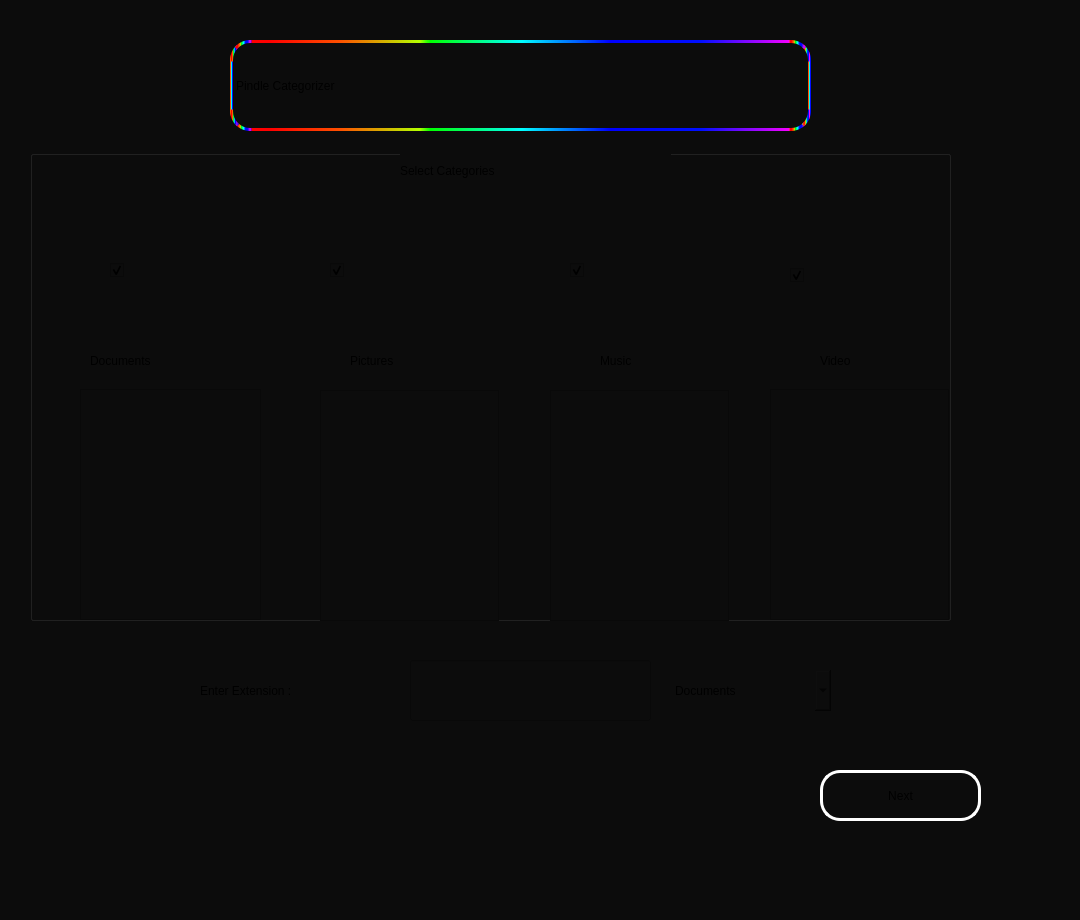
<?xml version="1.0" encoding="UTF-8"?>
<ui version="4.0">
 <class>MainWindow</class>
 <widget class="QMainWindow" name="MainWindow">
  <property name="windowModality">
   <enum>Qt::ApplicationModal</enum>
  </property>
  <property name="geometry">
   <rect>
    <x>0</x>
    <y>0</y>
    <width>1080</width>
    <height>920</height>
   </rect>
  </property>
  <property name="sizePolicy">
   <sizepolicy hsizetype="Fixed" vsizetype="Fixed">
    <horstretch>0</horstretch>
    <verstretch>0</verstretch>
   </sizepolicy>
  </property>
  <property name="minimumSize">
   <size>
    <width>0</width>
    <height>0</height>
   </size>
  </property>
  <property name="maximumSize">
   <size>
    <width>16777212</width>
    <height>16777215</height>
   </size>
  </property>
  <property name="font">
   <font>
    <family>Quicksand Medium</family>
    <pointsize>13</pointsize>
    <weight>50</weight>
    <italic>false</italic>
    <bold>false</bold>
    <kerning>false</kerning>
   </font>
  </property>
  <property name="focusPolicy">
   <enum>Qt::NoFocus</enum>
  </property>
  <property name="windowTitle">
   <string>Categorization</string>
  </property>
  <property name="windowOpacity">
   <double>1.000000000000000</double>
  </property>
  <property name="layoutDirection">
   <enum>Qt::LeftToRight</enum>
  </property>
  <property name="autoFillBackground">
   <bool>false</bool>
  </property>
  <property name="styleSheet">
   <string notr="true">background-color: rgb(12,12,12);
</string>
  </property>
  <property name="iconSize">
   <size>
    <width>50</width>
    <height>50</height>
   </size>
  </property>
  <property name="toolButtonStyle">
   <enum>Qt::ToolButtonTextOnly</enum>
  </property>
  <property name="tabShape">
   <enum>QTabWidget::Rounded</enum>
  </property>
  <property name="dockNestingEnabled">
   <bool>false</bool>
  </property>
  <widget class="QWidget" name="centralwidget">
   <property name="sizePolicy">
    <sizepolicy hsizetype="Maximum" vsizetype="Maximum">
     <horstretch>0</horstretch>
     <verstretch>0</verstretch>
    </sizepolicy>
   </property>
   <property name="font">
    <font>
     <family>Cantarell</family>
     <pointsize>11</pointsize>
     <weight>50</weight>
     <bold>false</bold>
    </font>
   </property>
   <property name="contextMenuPolicy">
    <enum>Qt::DefaultContextMenu</enum>
   </property>
   <property name="autoFillBackground">
    <bool>false</bool>
   </property>
   <property name="styleSheet">
    <string notr="true"/>
   </property>
   <property name="inputMethodHints">
    <set>Qt::ImhDate</set>
   </property>
   <widget class="QLabel" name="label">
    <property name="geometry">
     <rect>
      <x>230</x>
      <y>40</y>
      <width>581</width>
      <height>91</height>
     </rect>
    </property>
    <property name="styleSheet">
     <string notr="true">font: 75 45pt &quot;Quicksand&quot;;
border-radius:20px;
border:3px solid qlineargradient(spread:reflect, x1:0, y1:0, x2:1, y2:0, stop:0.0379147 rgba(255, 0, 0, 255), stop:0.166 rgba(255, 80, 0, 255), stop:0.312796 rgba(181, 255, 0, 255), stop:0.333 rgba(0, 255, 0, 255), stop:0.50237 rgba(0, 255, 255, 255), stop:0.666 rgba(0, 0, 255, 255), stop:0.833 rgba(0, 15, 255, 255), stop:1 rgba(252, 0, 255, 255)); </string>
    </property>
    <property name="text">
     <string>Pindle Categorizer</string>
    </property>
   </widget>
   <widget class="QGroupBox" name="groupBox_2">
    <property name="geometry">
     <rect>
      <x>30</x>
      <y>150</y>
      <width>921</width>
      <height>471</height>
     </rect>
    </property>
    <property name="styleSheet">
     <string notr="true">font: 75 20pt &quot;Quicksand&quot;;</string>
    </property>
    <property name="title">
     <string/>
    </property>
    <property name="alignment">
     <set>Qt::AlignCenter</set>
    </property>
    <widget class="QCheckBox" name="Documents">
     <property name="geometry">
      <rect>
       <x>80</x>
       <y>60</y>
       <width>111</width>
       <height>121</height>
      </rect>
     </property>
     <property name="styleSheet">
      <string notr="true">image: url(:/images/icons/document.png);</string>
     </property>
     <property name="text">
      <string/>
     </property>
     <property name="icon">
      <iconset>
       <normaloff>categorization pics/document.png</normaloff>categorization pics/document.png</iconset>
     </property>
     <property name="iconSize">
      <size>
       <width>110</width>
       <height>110</height>
      </size>
     </property>
     <property name="checked">
      <bool>true</bool>
     </property>
    </widget>
    <widget class="QCheckBox" name="Pictures">
     <property name="geometry">
      <rect>
       <x>300</x>
       <y>70</y>
       <width>141</width>
       <height>101</height>
      </rect>
     </property>
     <property name="styleSheet">
      <string notr="true">image: url(:/images/icons/picture.png);</string>
     </property>
     <property name="text">
      <string/>
     </property>
     <property name="icon">
      <iconset>
       <normaloff>categorization pics/picture.png</normaloff>categorization pics/picture.png</iconset>
     </property>
     <property name="iconSize">
      <size>
       <width>100</width>
       <height>100</height>
      </size>
     </property>
     <property name="checked">
      <bool>true</bool>
     </property>
    </widget>
    <widget class="QCheckBox" name="Musics">
     <property name="geometry">
      <rect>
       <x>540</x>
       <y>70</y>
       <width>131</width>
       <height>101</height>
      </rect>
     </property>
     <property name="styleSheet">
      <string notr="true">image: url(:/images/icons/music.png);</string>
     </property>
     <property name="text">
      <string/>
     </property>
     <property name="icon">
      <iconset>
       <normaloff>categorization pics/music.png</normaloff>categorization pics/music.png</iconset>
     </property>
     <property name="iconSize">
      <size>
       <width>100</width>
       <height>100</height>
      </size>
     </property>
     <property name="checked">
      <bool>true</bool>
     </property>
    </widget>
    <widget class="QCheckBox" name="Videos">
     <property name="geometry">
      <rect>
       <x>760</x>
       <y>70</y>
       <width>141</width>
       <height>111</height>
      </rect>
     </property>
     <property name="sizePolicy">
      <sizepolicy hsizetype="Maximum" vsizetype="Fixed">
       <horstretch>0</horstretch>
       <verstretch>0</verstretch>
      </sizepolicy>
     </property>
     <property name="styleSheet">
      <string notr="true">image: url(:/images/icons/videos.png);</string>
     </property>
     <property name="text">
      <string/>
     </property>
     <property name="icon">
      <iconset>
       <normaloff>categorization pics/videos.png</normaloff>categorization pics/videos.png</iconset>
     </property>
     <property name="iconSize">
      <size>
       <width>100</width>
       <height>100</height>
      </size>
     </property>
     <property name="checked">
      <bool>true</bool>
     </property>
    </widget>
    <widget class="QLabel" name="label_2">
     <property name="geometry">
      <rect>
       <x>60</x>
       <y>200</y>
       <width>161</width>
       <height>21</height>
      </rect>
     </property>
     <property name="styleSheet">
      <string notr="true"/>
     </property>
     <property name="text">
      <string>Documents</string>
     </property>
    </widget>
    <widget class="QLabel" name="label_3">
     <property name="geometry">
      <rect>
       <x>320</x>
       <y>200</y>
       <width>111</width>
       <height>21</height>
      </rect>
     </property>
     <property name="text">
      <string>Pictures</string>
     </property>
    </widget>
    <widget class="QLabel" name="label_4">
     <property name="geometry">
      <rect>
       <x>570</x>
       <y>200</y>
       <width>81</width>
       <height>21</height>
      </rect>
     </property>
     <property name="text">
      <string>Music</string>
     </property>
    </widget>
    <widget class="QLabel" name="label_5">
     <property name="geometry">
      <rect>
       <x>790</x>
       <y>200</y>
       <width>81</width>
       <height>21</height>
      </rect>
     </property>
     <property name="text">
      <string>Video</string>
     </property>
    </widget>
    <widget class="QLabel" name="label_6">
     <property name="geometry">
      <rect>
       <x>370</x>
       <y>0</y>
       <width>271</width>
       <height>41</height>
      </rect>
     </property>
     <property name="text">
      <string>Select Categories</string>
     </property>
    </widget>
    <widget class="QScrollArea" name="Pictures_S">
     <property name="geometry">
      <rect>
       <x>290</x>
       <y>240</y>
       <width>179</width>
       <height>231</height>
      </rect>
     </property>
     <property name="sizePolicy">
      <sizepolicy hsizetype="Preferred" vsizetype="Preferred">
       <horstretch>0</horstretch>
       <verstretch>0</verstretch>
      </sizepolicy>
     </property>
     <property name="verticalScrollBarPolicy">
      <enum>Qt::ScrollBarAsNeeded</enum>
     </property>
     <property name="horizontalScrollBarPolicy">
      <enum>Qt::ScrollBarAsNeeded</enum>
     </property>
     <property name="sizeAdjustPolicy">
      <enum>QAbstractScrollArea::AdjustToContents</enum>
     </property>
     <property name="widgetResizable">
      <bool>true</bool>
     </property>
     <property name="alignment">
      <set>Qt::AlignLeading|Qt::AlignLeft|Qt::AlignTop</set>
     </property>
     <widget class="QWidget" name="scrollAreaWidgetContents_2">
      <property name="geometry">
       <rect>
        <x>0</x>
        <y>0</y>
        <width>177</width>
        <height>229</height>
       </rect>
      </property>
      <layout class="QVBoxLayout" name="verticalLayout_2"/>
     </widget>
    </widget>
    <widget class="QScrollArea" name="Musics_S">
     <property name="geometry">
      <rect>
       <x>520</x>
       <y>240</y>
       <width>179</width>
       <height>231</height>
      </rect>
     </property>
     <property name="widgetResizable">
      <bool>true</bool>
     </property>
     <property name="alignment">
      <set>Qt::AlignLeading|Qt::AlignLeft|Qt::AlignTop</set>
     </property>
     <widget class="QWidget" name="scrollAreaWidgetContents_3">
      <property name="geometry">
       <rect>
        <x>0</x>
        <y>0</y>
        <width>177</width>
        <height>229</height>
       </rect>
      </property>
      <layout class="QVBoxLayout" name="verticalLayout_3"/>
     </widget>
    </widget>
    <widget class="QScrollArea" name="Videos_S">
     <property name="geometry">
      <rect>
       <x>740</x>
       <y>239</y>
       <width>179</width>
       <height>231</height>
      </rect>
     </property>
     <property name="widgetResizable">
      <bool>true</bool>
     </property>
     <property name="alignment">
      <set>Qt::AlignLeading|Qt::AlignLeft|Qt::AlignTop</set>
     </property>
     <widget class="QWidget" name="scrollAreaWidgetContents_4">
      <property name="geometry">
       <rect>
        <x>0</x>
        <y>0</y>
        <width>177</width>
        <height>229</height>
       </rect>
      </property>
      <layout class="QVBoxLayout" name="verticalLayout_4"/>
     </widget>
    </widget>
    <widget class="QScrollArea" name="Documents_S">
     <property name="geometry">
      <rect>
       <x>50</x>
       <y>239</y>
       <width>181</width>
       <height>231</height>
      </rect>
     </property>
     <property name="widgetResizable">
      <bool>true</bool>
     </property>
     <property name="alignment">
      <set>Qt::AlignLeading|Qt::AlignLeft|Qt::AlignTop</set>
     </property>
     <widget class="QWidget" name="scrollAreaWidgetContents">
      <property name="geometry">
       <rect>
        <x>0</x>
        <y>0</y>
        <width>179</width>
        <height>229</height>
       </rect>
      </property>
      <layout class="QVBoxLayout" name="verticalLayout"/>
     </widget>
    </widget>
    <zorder>label_2</zorder>
    <zorder>Documents</zorder>
    <zorder>Pictures</zorder>
    <zorder>Musics</zorder>
    <zorder>Videos</zorder>
    <zorder>label_3</zorder>
    <zorder>label_4</zorder>
    <zorder>label_5</zorder>
    <zorder>label_6</zorder>
    <zorder>Pictures_S</zorder>
    <zorder>Musics_S</zorder>
    <zorder>Videos_S</zorder>
    <zorder>Documents_S</zorder>
   </widget>
   <widget class="QComboBox" name="comboBox">
    <property name="geometry">
     <rect>
      <x>670</x>
      <y>670</y>
      <width>161</width>
      <height>41</height>
     </rect>
    </property>
    <property name="styleSheet">
     <string notr="true">font: 75 16pt &quot;Quicksand&quot;;
border: 0px;</string>
    </property>
    <item>
     <property name="text">
      <string>Documents</string>
     </property>
    </item>
    <item>
     <property name="text">
      <string>Pictures</string>
     </property>
    </item>
    <item>
     <property name="text">
      <string>Musics</string>
     </property>
    </item>
    <item>
     <property name="text">
      <string>Videos</string>
     </property>
    </item>
   </widget>
   <widget class="QLabel" name="label_7">
    <property name="geometry">
     <rect>
      <x>200</x>
      <y>670</y>
      <width>191</width>
      <height>41</height>
     </rect>
    </property>
    <property name="styleSheet">
     <string notr="true">font: 75 18pt &quot;Quicksand&quot;;</string>
    </property>
    <property name="text">
     <string>Enter Extension :</string>
    </property>
   </widget>
   <widget class="QPushButton" name="pushButton_2">
    <property name="geometry">
     <rect>
      <x>450</x>
      <y>750</y>
      <width>51</width>
      <height>41</height>
     </rect>
    </property>
    <property name="styleSheet">
     <string notr="true">border: 0px;</string>
    </property>
    <property name="text">
     <string/>
    </property>
    <property name="icon">
     <iconset>
      <normaloff>categorization pics/image-removebg-preview.png</normaloff>categorization pics/image-removebg-preview.png</iconset>
    </property>
    <property name="iconSize">
     <size>
      <width>60</width>
      <height>60</height>
     </size>
    </property>
    <property name="checkable">
     <bool>false</bool>
    </property>
   </widget>
   <widget class="QPushButton" name="pushButton_3">
    <property name="geometry">
     <rect>
      <x>550</x>
      <y>740</y>
      <width>60</width>
      <height>60</height>
     </rect>
    </property>
    <property name="styleSheet">
     <string notr="true">border: 0px;</string>
    </property>
    <property name="text">
     <string/>
    </property>
    <property name="icon">
     <iconset>
      <normaloff>categorization pics/minus.png</normaloff>categorization pics/minus.png</iconset>
    </property>
    <property name="iconSize">
     <size>
      <width>60</width>
      <height>60</height>
     </size>
    </property>
   </widget>
   <widget class="QLineEdit" name="lineEdit">
    <property name="geometry">
     <rect>
      <x>410</x>
      <y>660</y>
      <width>241</width>
      <height>61</height>
     </rect>
    </property>
    <property name="font">
     <font>
      <family>Quicksand</family>
      <pointsize>20</pointsize>
      <weight>9</weight>
      <italic>false</italic>
      <bold>false</bold>
     </font>
    </property>
    <property name="styleSheet">
     <string notr="true">font: 75 20pt &quot;Quicksand&quot;;
color: qlineargradient(spread:reflect, x1:0, y1:0, x2:1, y2:0, stop:0.0379147 rgba(255, 0, 0, 255), stop:0.166 rgba(255, 80, 0, 255), stop:0.312796 rgba(181, 255, 0, 255), stop:0.333 rgba(0, 255, 0, 255), stop:0.50237 rgba(0, 255, 255, 255), stop:0.666 rgba(0, 0, 255, 255), stop:0.833 rgba(0, 15, 255, 255), stop:1 rgba(252, 0, 255, 255));</string>
    </property>
    <property name="inputMethodHints">
     <set>Qt::ImhNone</set>
    </property>
    <property name="inputMask">
     <string extracomment="#Don't include ' . '"/>
    </property>
    <property name="clearButtonEnabled">
     <bool>false</bool>
    </property>
   </widget>
   <widget class="QPushButton" name="pushButton_4">
    <property name="geometry">
     <rect>
      <x>820</x>
      <y>770</y>
      <width>161</width>
      <height>51</height>
     </rect>
    </property>
    <property name="styleSheet">
     <string notr="true">font: 75 20pt &quot;Quicksand&quot;;
border-radius: 20px;
border: 3px solid white;
border-style: outset;</string>
    </property>
    <property name="text">
     <string>Next</string>
    </property>
    <property name="autoDefault">
     <bool>false</bool>
    </property>
    <property name="flat">
     <bool>false</bool>
    </property>
   </widget>
  </widget>
 </widget>
 <pixmapfunction>lab-&gt;adjustSize()</pixmapfunction>
 <resources/>
 <connections/>
</ui>
